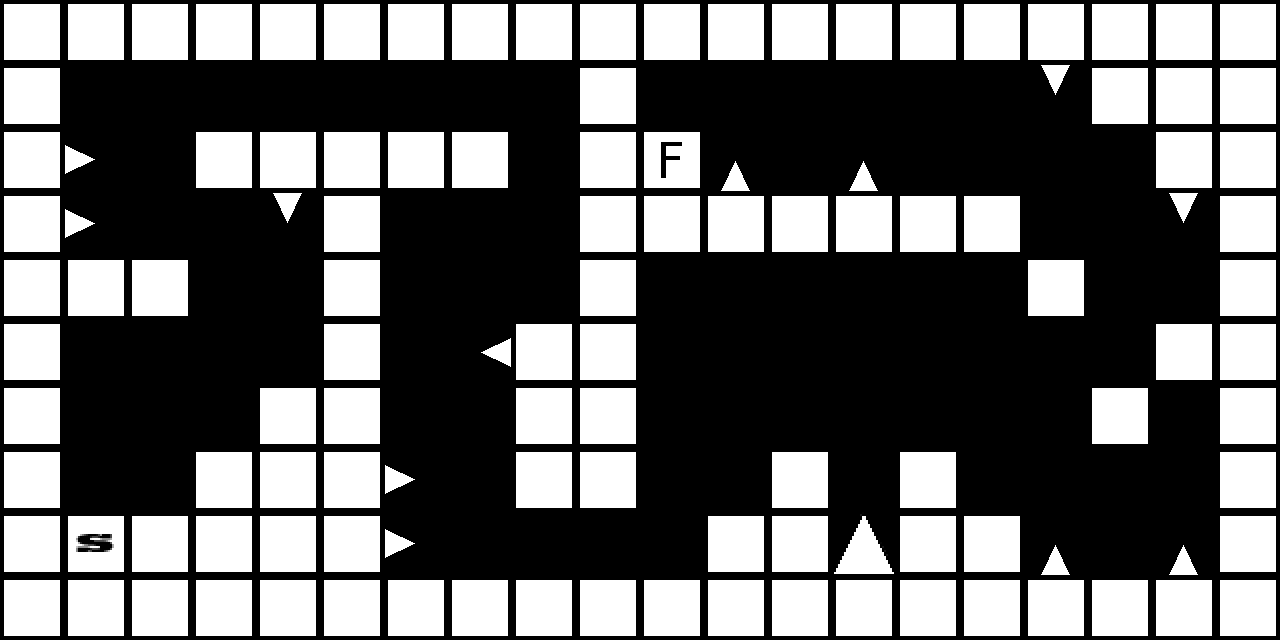

A 2D game scene composited from a Tiled map and its tileset images. What follows is a short description and the map's XML, with each tile layer's data collapsed to a summary:
An orthogonal 20x10 tile map with 64x64 px tiles, 1 tile layer (Blocks).

<map version="1.0" orientation="orthogonal" width="20" height="10" tilewidth="64" tileheight="64">
 <properties>
  <property name="DoubleJump" value="0" />
  <property name="GameMode" value="Race" />
  <property name="Gravity" value="3000" />
 </properties>
 <tileset firstgid="1" name="Sheet" tilewidth="64" tileheight="64">
  <image source="../../../TextureSheets/Sheet.png" width="256" height="256" />
 </tileset>
 <objectgroup name="Objects" width="20" height="10" />
 <layer name="Blocks" width="20" height="10">
  <data>[200 cells, 118 non-empty, 8 distinct tile ids]</data>
 </layer>
</map>
